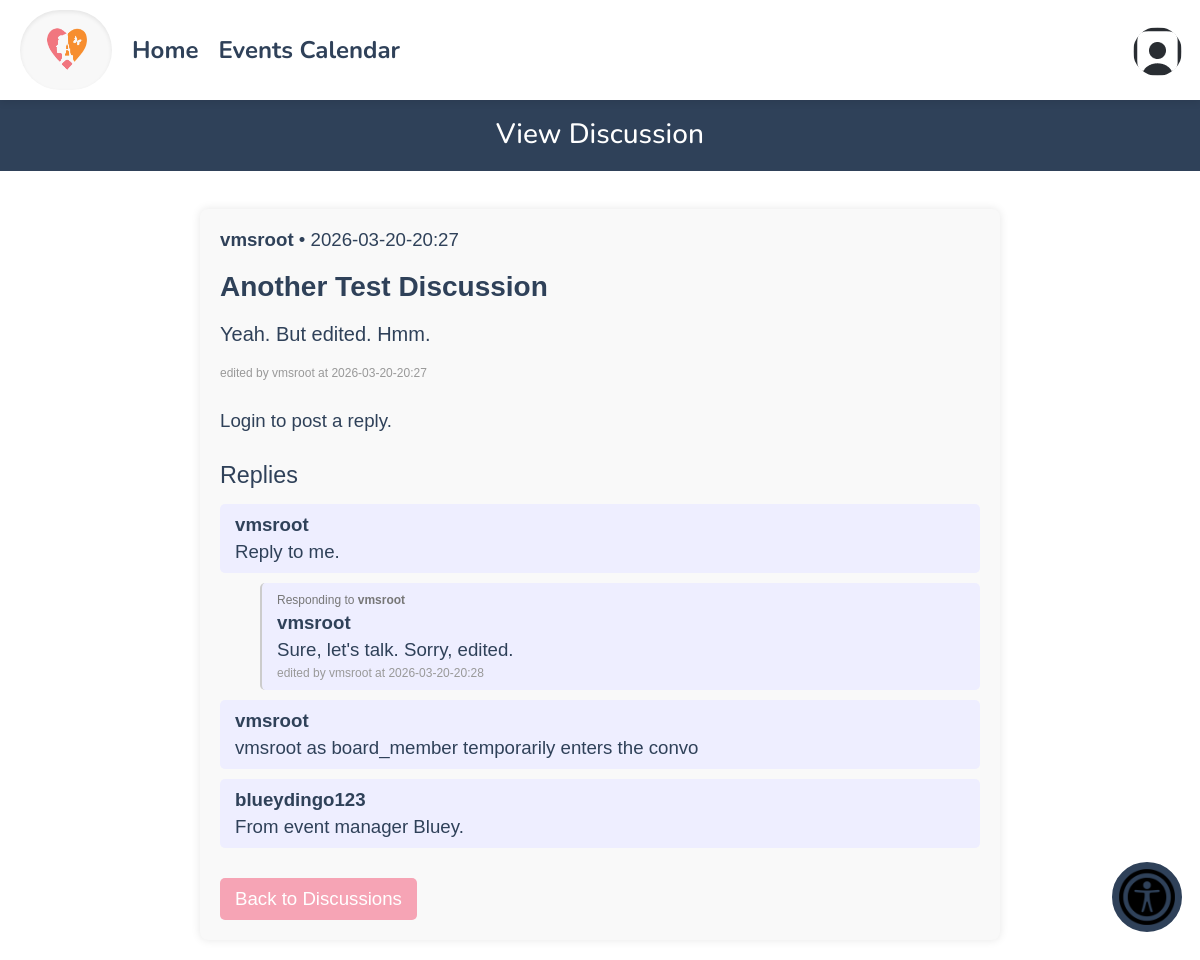
The app's page /discussionContent.php?author=vmsroot&title=Another+Test+Discussion&category=general with its own data.
### tables this page shows
CREATE TABLE `dbpersons` (
  `id` varchar(256) NOT NULL,
  `start_date` text DEFAULT NULL,
  `first_name` text NOT NULL,
  `last_name` text DEFAULT NULL,
  `street_address` text DEFAULT NULL,
  `city` text DEFAULT NULL,
  `state` varchar(2) DEFAULT NULL,
  `zip_code` text DEFAULT NULL,
  `phone1` varchar(12) DEFAULT NULL,
  `over21` enum('true','false') DEFAULT NULL,
  `phone1type` text DEFAULT NULL,
  `emergency_contact_phone` varchar(12) DEFAULT NULL,
  `emergency_contact_phone_type` text DEFAULT NULL,
  `birthday` text DEFAULT NULL,
  `email` varchar(255) NOT NULL,
  `email_prefs` enum('true','false') DEFAULT NULL,
  `emergency_contact_first_name` text DEFAULT NULL,
  `contact_num` varchar(255) DEFAULT 'n/a',
  `emergency_contact_relation` text DEFAULT NULL,
  `contact_method` text DEFAULT NULL,
  `type` text DEFAULT NULL,
  `status` text DEFAULT NULL,
  `notes` longtext DEFAULT NULL,
  `password` text DEFAULT NULL,
  `affiliation` varchar(100) DEFAULT NULL,
  `branch` varchar(100) DEFAULT NULL,
  `archived` tinyint(1) DEFAULT NULL,
  `emergency_contact_last_name` text DEFAULT NULL,
  `gender` varchar(20) DEFAULT NULL,
  `t_shirt_size` varchar(10) DEFAULT NULL,
  `computer_access` enum('yes','no') DEFAULT NULL,
  `camera_access` enum('yes','no') DEFAULT NULL,
  `transportation_access` enum('yes','no') DEFAULT NULL,
  `skills` text DEFAULT NULL,
  `experience` text DEFAULT NULL,
  `about_consent` enum('yes','no') DEFAULT NULL,
  `total_hours_volunteered` decimal(8,2) DEFAULT 0.00,
  `force_password_change` tinyint(1) DEFAULT 0,
  `profile_pic` varchar(512) DEFAULT 'images/usaicon.png',
  `cpr_training_completion` enum('yes','no') DEFAULT 'no',
  `aed_training_completion` enum('yes','no') DEFAULT 'no',
  `has_disability` enum('yes','no') DEFAULT 'no',
  `disability_specifications` varchar(255) DEFAULT NULL
);

CREATE TABLE `dbdiscussions` (
  `author_id` varchar(256) NOT NULL,
  `title` varchar(256) NOT NULL,
  `body` text NOT NULL,
  `time` varchar(16) NOT NULL,
  `category` varchar(50) NOT NULL DEFAULT 'general',
  `edited_by` varchar(256) DEFAULT NULL,
  `edited_at` varchar(16) DEFAULT NULL
);

CREATE TABLE `discussion_replies` (
  `reply_id` int(11) NOT NULL,
  `user_reply_id` varchar(256) NOT NULL,
  `author_id` varchar(256) NOT NULL,
  `discussion_title` varchar(255) NOT NULL,
  `reply_body` text NOT NULL,
  `parent_reply_id` varchar(256) DEFAULT NULL,
  `created_at` varchar(16) NOT NULL,
  `category` varchar(50) DEFAULT 'general',
  `edited_by` varchar(256) DEFAULT NULL,
  `edited_at` varchar(16) DEFAULT NULL
);

### database/dbDiscussions.php (called while the page is built, shortened)
<?php
include_once('dbDiscussionReplies.php');
function get_discussion($title, $category = null) {
    $con = connect();
    $title = mysqli_real_escape_string($con, $title);
    if ($category) {
        $category = mysqli_real_escape_string($con, $category);
        $query = "SELECT * FROM dbdiscussions
                  WHERE title = '$title'
                  AND category = '$category'";
    } else {
        $query = "SELECT * FROM dbdiscussions
                  WHERE title = '$title'";
    }
    $result = mysqli_query($con, $query);
    if (mysqli_num_rows($result) > 0) {
        $discussion = mysqli_fetch_assoc($result);
        return $discussion;
    }
    return null;
}
function get_user_from_author($author_id){
    $con=connect();
    $query = "SELECT * FROM dbpersons WHERE id = '" . $author_id . "'";
    $result = mysqli_query($con,$query);
    $result_row = mysqli_fetch_assoc($result);
    $thePerson = make_a_person($result_row);
    return $thePerson;
}
?>

### domain/Person.php (called while the page is built, shortened)
<?php
class Person {
	private $first_name;
	private $last_name;
	function __construct(
		$id, $start_date, $first_name, $last_name, $street_address, $city, $state,
		$zip_code, $phone1, $age, $phone1type, $emergency_contact_phone,
		$emergency_contact_phone_type, $birthday, $email, $email_prefs,
		$emergency_contact_first_name, $contact_num, $emergency_contact_relation,
		$contact_method, $type, $status, $notes, $password, $affiliation, $branch, $archived,
		$emergency_contact_last_name, $gender, $t_shirt_size, $computer_access, $camera_access,
		$transportation_access, $skills, $experience, $about_consent,
		$force_password_change
	) {
		$this->first_name = $first_name;
		$this->last_name = $last_name;
		$this->type = $type;
    }
	function get_first_name() {
		return $this->first_name;
	}
	function get_last_name() {
		return $this->last_name;
	}
}

### database/dbPersons.php (called while the page is built, shortened)
<?php
include_once(dirname(__FILE__) . '/../domain/Person.php');
function make_a_person($result_row)
{
    $thePerson = new Person(
        @$result_row['id'],
        @$result_row['start_date'],
        @$result_row['first_name'],
        @$result_row['last_name'],
        @$result_row['street_address'],
        @$result_row['city'],
        @$result_row['state'],
        @$result_row['zip_code'],
        @$result_row['phone1'],
        @$result_row['over21'],
        @$result_row['phone1type'],
        @$result_row['emergency_contact_phone'],
        @$result_row['emergency_contact_phone_type'],
        @$result_row['birthday'],
        @$result_row['email'],
        @$result_row['email_prefs'],
        @$result_row['emergency_contact_first_name'],
        @$result_row['contact_num'],
        @$result_row['emergency_contact_relation'],
        @$result_row['contact_method'],
        @$result_row['type'],
        @$result_row['status'],
        @$result_row['notes'],
        @$result_row['password'],
        @$result_row['affiliation'],
        @$result_row['branch'],
        @$result_row['archived'],
        @$result_row['emergency_contact_last_name'],
        @$result_row['gender'],
        @$result_row['t_shirt_size'],
        @$result_row['computer_access'],
        @$result_row['camera_access'],
        @$result_row['transportation_access'],
        @$result_row['skills'],
        @$result_row['experience'],
        @$result_row['about_consent'],
        @$result_row['force_password_change']
    );
    $thePerson->set_profile_pic(@$result_row['profile_pic'] ?: 'images/usaicon.png');
    $thePerson->set_total_hours_volunteered(floatval($result_row['total_hours_volunteered'] ?? 0));
    $thePerson->set_cpr_training_completion(@$result_row['cpr_training_completion'] ?: 'no');
    $thePerson->set_aed_training_completion(@$result_row['aed_training_completion'] ?: 'no');
    $thePerson->set_has_disability(@$result_row['has_disability'] ?: 'no');
    $thePerson->set_disability_specifications(@$result_row['disability_specifications'] ?? '');
    return $thePerson;
}

### database/dbDiscussionReplies.php (called while the page is built, shortened)
<?php
function get_replies_from($discussion){
    $con = connect();
    $discussion_title = mysqli_real_escape_string($con, $discussion['title']);
    $category = mysqli_real_escape_string($con, $discussion['category'] ?? 'general');
    $query = "SELECT * FROM discussion_replies
              WHERE discussion_title = '$discussion_title'
              AND category = '$category'
              ORDER BY created_at ASC";
    $result = mysqli_query($con, $query);
    $replies = [];
    while ($row = mysqli_fetch_assoc($result)) {
        $replies[] = $row;
    }
    return $replies;
}
function get_reply_by_id($reply_id) {
    $con = connect();
    $reply_id = mysqli_real_escape_string($con, $reply_id);
    $query = "SELECT * FROM discussion_replies WHERE reply_id = '$reply_id' LIMIT 1";
    $result = mysqli_query($con, $query);
    $reply = null;
    if ($result && mysqli_num_rows($result) > 0) {
        $reply = mysqli_fetch_assoc($result);
    }
    return $reply;
}
?>

### discussionContent.php (the view, shortened to what this page needs)
<?php
$loggedIn = false;
$accessLevel = 0;
$userType = 'volunteer';
include_once "database/dbDiscussions.php";
include_once "database/dbPersons.php";
include_once "database/dbDiscussionReplies.php";
$authorID = htmlspecialchars(trim($_GET['author']));
$title = trim($_GET['title']);
$category = isset($_GET['category']) ? $_GET['category'] : null;
$discussion = get_discussion($title, $category);
$author = get_user_from_author($authorID);
$author_name = $author->get_first_name() . ' ' . $author->get_last_name();
$discussionDate = $discussion['time'];
$replies = get_replies_from($discussion);
$repliesByParent = [];
foreach ($replies as $reply) {
    $parent = $reply['parent_reply_id'] ?? 'root';
    if (!isset($repliesByParent[$parent])) {
        $repliesByParent[$parent] = [];
    }
    $repliesByParent[$parent][] = $reply;
}
function displayReplies($parentId, $repliesByParent, $level = 0, $accessLevel = 0, $discussionTitle = '', $category = '', $userID = '', $userType = 'volunteer') {
    if (!isset($repliesByParent[$parentId])) return;
    foreach ($repliesByParent[$parentId] as $reply) {
        ?>
        <div class="reply" style="margin-left: <?php echo ($level * 40); ?>px; position: relative; border-left: <?php echo $level > 0 ? '2px solid #ccc' : 'none'; ?>; padding-left: 15px;">
            <?php if (!empty($reply['parent_reply_id'])): ?>
                <div style="font-size: 12px; color: #777; margin-bottom: 5px;">
                    Responding to <strong><?php echo htmlspecialchars(get_username_by_reply_id($reply['parent_reply_id'])); ?></strong>
                </div>
            <?php endif; ?>
            <div class="reply-author"><?php echo htmlspecialchars($reply['user_reply_id']); ?></div>
            <div class="reply-body"><?php echo nl2br(htmlspecialchars($reply['reply_body'])); ?></div>
            <?php if (!empty($reply['edited_at'])): ?>
                <div style="font-size:12px; color:#999; margin-top:5px;">
                    edited by <?php echo htmlspecialchars($reply['edited_by']); ?> at <?php echo htmlspecialchars($reply['edited_at']); ?>
                </div>
            <?php endif; ?>
        </div>
        <?php
        displayReplies($reply['reply_id'], $repliesByParent, $level + 1, $accessLevel, $discussionTitle, $category, $userID, $userType);
    }
}
function get_username_by_reply_id($reply_id) {
    $reply = get_reply_by_id($reply_id);
    if ($reply) {
        return $reply['user_reply_id'];
    } else {
        return "Unknown";
    }
}
?>
<!DOCTYPE html>
<html lang="en">
<head>
    <?php require('universal.inc'); ?>
    <link rel="stylesheet" href="https://cdnjs.cloudflare.com/ajax/libs/font-awesome/6.0.0-beta3/css/all.min.css">
</head>
<body>
    <?php require('header.php'); ?>
    <h1>View Discussion</h1>
    <div class="discussion-content">
        <div class="author-info">
            <strong><?php echo $author_name; ?></strong> • <?php echo $discussionDate; ?>
        </div>
        <div class="title"><?php echo htmlspecialchars($discussion['title']); ?></div>
        <div class="body"><?php echo nl2br(htmlspecialchars($discussion['body'])); ?></div>
        <?php if (!empty($discussion['edited_at'])): ?>
            <div style="font-size:12px; color:#999; margin-top:5px;">
                edited by <?php echo htmlspecialchars($discussion['edited_by']); ?> at <?php echo htmlspecialchars($discussion['edited_at']); ?>
            </div>
        <?php endif; ?>
        <div class="reply-section">
            <?php if ($loggedIn): ?>
                <button class="reply-btn" onclick="toggleMainReplyBox()">Reply to Discussion</button>
                <div class="reply-box" id="mainReplyBox" style="display:none;">
                    <form method="post">
                        <textarea name="reply_body" placeholder="Write your reply here..." required></textarea>
                        <button type="submit" class="reply-btn">Submit Reply</button>
                    </form>
                </div>
            <?php else: ?>
                <p><em>Login to post a reply.</em></p>
            <?php endif; ?>
        </div>
        <div class="replies">
            <h3>Replies</h3>
            <?php displayReplies('root', $repliesByParent, 0, $accessLevel, $discussion['title'], $category, $userID, $userType); ?>
        </div>
        <?php $backUrl = ($category === 'board') ? 'viewBoardDiscussions.php' : 'viewDiscussions.php'; ?>
        <a href="<?php echo $backUrl; ?>" class="back-btn">Back to Discussions</a>
    </div>
</body>
</html>

### css/base.css (style rules this page uses)
html, body, header, main, footer, div, span, p, h1, h2, h3, h4, h5, h6, ul, ol, li, input, select, textarea, form, section, label, table, td, tr, th, form, fieldset, em, button, a { padding: 0; margin: 0; font-size: inherit; font-family: inherit; font-weight: inherit; text-decoration: none; font-style: normal; box-sizing: border-box; text-align: left; list-style-type: none; border-spacing: 0; }
:root { --page-background-color: #ffffff; --page-font-color: var(--main-color); --inactive-font-color: #666666; --inactive-background-color: #fafafa; --standout-background: #f8f4ef; --happy-toast-background-color: var(--main-color); --happy-toast-font-color: white; --info-toast-background-color: var(--main-color); --info-toast-font-color: white; --error-toast-background-color: var(--secondary-accent-color); --error-toast-font-color: var(--main-color); --shadow-and-border-color: #e8e8e8; --main-color: #2f4159; --accent-color: #f5c16e; --secondary-accent-color: #f6a4b5; --wv-accent-color: #f5c16e; --wv-accent-foreground: #f6a4b5; --wv-bg-light: #ffffff; --wv-text-dark: #111111; --wv-muted-text: #6b6b6b; --calendar-event-color: #999; --calendar-event-color-hover: #777777; --calendar-today-border: 2px solid var(--secondary-accent-color); --button-font-color: rgb(255, 255, 255); --button-padding: 0.5rem 1.5rem; --button-border-radius: 0.25rem; --standard-border: 1px solid #333333; --light-border: 1px solid var(--shadow-and-border-color); --text-field-border: 2px solid #e8e8e8; --cancel-button-background-color: var(--secondary-accent-color); --error-color: var(--secondary-accent-color); font-size: 18px; font-family: Montserrat; font-weight: 300; }
body { background-color: var(--page-background-color); color: var(--main-color); font-family: Montserrat; }
a { color: var(--main-color); }
h1 { font-size: 1.5rem !important; font-weight: 500 !important; margin-bottom: 2rem; background-color: var(--main-color); color: var(--page-background-color); width: 100%; text-align: center; padding: 1rem; }
h3 { font-size: 1.25rem; font-weight: 400; }

### css/header.css (style rules this page uses)
body { font-family: Nunito, Quicksand, sans-serif; padding-top: 96px; font-size: 14pt; }

### discussionContent.php (style rules this page uses)
.discussion-content { max-width: 800px; margin: 20px auto; padding: 20px; font-family: Arial, sans-serif; background-color: #f9f9f9; border-radius: 8px; box-shadow: 0 0 10px rgba(0,0,0,0.1); }
.author-info, .title, .body { margin-bottom: 20px; }
.title { font-size: 28px; font-weight: bold; }
.body { font-size: 20px; white-space: pre-wrap; }
.reply-section, .replies { margin-top: 30px; }
.replies h3 { margin-bottom: 15px; }
.reply { background-color: #eef; padding: 10px; margin-bottom: 10px; border-radius: 5px; }
.reply-author { font-weight: bold; }
.reply-body { margin-top: 5px; }
.back-btn { margin-top: 20px; display: inline-block; padding: 10px 15px; background-color: var(--secondary-accent-color); color: white; text-decoration: none; border-radius: 5px; }

### records on screen
dbpersons: author_name "vmsroot"
dbdiscussions: time "2026-03-20-20:27", title "Another Test Discussion", body "Yeah. But edited. Hmm.", edited_by "vmsroot", edited_at "2026-03-20-20:27"
discussion_replies: user_reply "vmsroot", reply_body "Reply to me."
discussion_replies: parent_reply_id "vmsroot", user_reply "vmsroot", reply_body "Sure, let's talk. Sorry, edited.", edited_by "vmsroot", edited_at "2026-03-20-20:28"
discussion_replies: user_reply "vmsroot", reply_body "vmsroot as board_member temporarily enters the convo"
discussion_replies: user_reply "blueydingo123", reply_body "From event manager Bluey."
